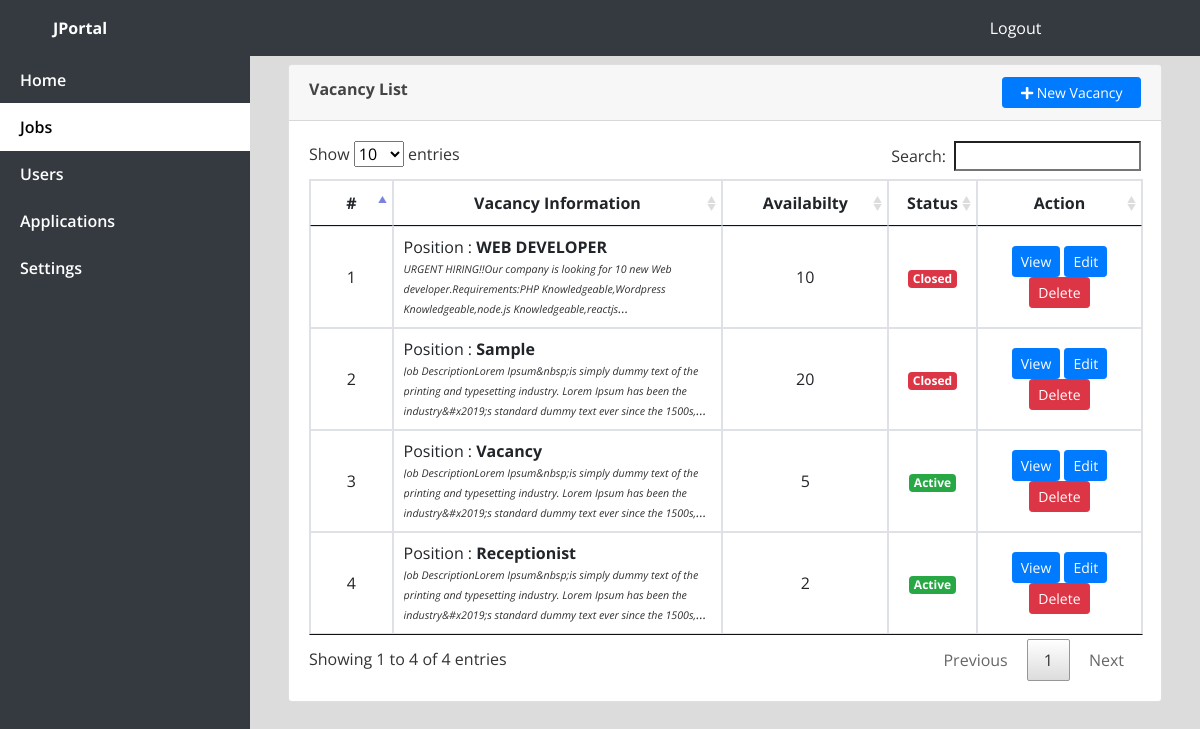
/admin/index.php?page=vacancy (signed in), run on the app's committed database.
### tables this page shows
CREATE TABLE `vacancy` (
  `id` int(30) NOT NULL,
  `position` varchar(200) NOT NULL,
  `availability` int(30) NOT NULL,
  `description` text NOT NULL,
  `status` tinyint(1) NOT NULL DEFAULT 1,
  `date_created` datetime NOT NULL DEFAULT current_timestamp()
);

### admin/vacancy.php (the view, shortened to what this page needs)
<?php include('db_connect.php');?>
<div class="container-fluid">
	<div class="col-lg-12">
		<div class="row">
			<div class="col-md-12">
				<div class="card">
					<div class="card-header">
						<div class="row">
							<div class="col-lg-12">
								<span><large><b>Vacancy List</b></large></span>
								<button class="btn btn-sm btn-block btn-primary btn-sm col-md-2 float-right" type="button" id="new_vacancy"><i class="fa fa-plus"></i> New Vacancy</button>
							</div>
						</div>
					</div>
					<div class="card-body">
						<table class="table table-bordered table-hover">
							<colgroup>
								<col width="10%">
								<col width="40%">
								<col width="20%">
								<col width="10%">
								<col width="20%">
							</colgroup>
							<thead>
								<tr>
									<th class="text-center">#</th>
									<th class="text-center">Vacancy Information</th>
									<th class="text-center">Availabilty</th>
									<th class="text-center">Status</th>
									<th class="text-center">Action</th>
								</tr>
							</thead>
							<tbody>
								<?php
								$i = 1;
								$plan = $conn->query("SELECT * FROM vacancy order by id asc");
								while($row=$plan->fetch_assoc()):
									$trans = get_html_translation_table(HTML_ENTITIES,ENT_QUOTES);
									unset($trans["\""], $trans["<"], $trans[">"], $trans["<h2"]);
									$desc = strtr(html_entity_decode($row['description']),$trans);
									$desc=str_replace(array("<li>","</li>"), array("",","), $desc);
								?>
								<tr>
									<td class="text-center"><?php echo $i++ ?></td>
									<td class="">
										<p>Position : <b><?php echo $row['position'] ?></b></p>
										<p class=" truncate"><i><small><?php echo strip_tags($desc) ?></small></i></p>
									</td>
									<td class="text-center">
										<?php echo $row['availability'] ?>
									</td>
									<td class="text-center">
										<?php if($row['status'] == 1): ?>
											<span class="badge badge-success">Active</span>
										<?php else: ?>
											<span class="badge badge-danger">Closed</span>
										<?php endif; ?>
									</td>
									<td class="text-center">
										<button class="btn btn-sm btn-primary view_vacancy" type="button" data-id="<?php echo $row['id'] ?>" >View</button>
										<button class="btn btn-sm btn-primary edit_vacancy" type="button" data-id="<?php echo $row['id'] ?>" >Edit</button>
										<button class="btn btn-sm btn-danger delete_vacancy" type="button" data-id="<?php echo $row['id'] ?>">Delete</button>
									</td>
								</tr>
								<?php endwhile; ?>
							</tbody>
						</table>
					</div>
				</div>
			</div>
		</div>
	</div>
</div>

### admin/index.php (shortened to what this page needs)
<!DOCTYPE html>
<html lang="en">
<head>
<?php
 include('./header.php');
 ?>
</head>
<body>
	<?php include 'topbar.php' ?>
	<?php include 'navbar.php' ?>
  <main id="view-panel" >
      <?php $page = isset($_GET['page']) ? $_GET['page'] :'home'; ?>
  	<?php include $page.'.php' ?>
  </main>
</body>
</html>

### admin/header.php (shortened to what this page needs)
  <link rel="stylesheet" href="assets/font-awesome/css/all.min.css">
<link href="assets/vendor/bootstrap/css/bootstrap.min.css" rel="stylesheet">
<link href="assets/vendor/icofont/icofont.min.css" rel="stylesheet">
<link href="assets/vendor/boxicons/css/boxicons.min.css" rel="stylesheet">
<link href="assets/vendor/venobox/venobox.css" rel="stylesheet">
<link href="assets/vendor/animate.css/animate.min.css" rel="stylesheet">
<link href="assets/vendor/remixicon/remixicon.css" rel="stylesheet">
<link href="assets/vendor/owl.carousel/assets/owl.carousel.min.css" rel="stylesheet">
<link href="assets/vendor/bootstrap-datepicker/css/bootstrap-datepicker.min.css" rel="stylesheet">
<link href="assets/DataTables/datatables.min.css" rel="stylesheet">
<link href="assets/css/jquery.datetimepicker.min.css" rel="stylesheet">
<link href="assets/css/select2.min.css" rel="stylesheet">
<link href="assets/css/style.css" rel="stylesheet">
<link type="text/css" rel="stylesheet" href="assets/css/jquery-te-1.4.0.css">

### admin/topbar.php (shortened to what this page needs)
<nav class="navbar navbar-light fixed-top bg-dark p-2" style="padding:0;">
  <div class="container-fluid mt-2 mb-2">
  	<div class="col-lg-12">
      <div class="col-md-4 float-left text-white">
        <large><b>JPortal</b></large>
      </div>
	  	<div class="col-md-2 float-right text-white">
	  		<a href="ajax.php?action=logout" class="text-white">Logout</a>
	    </div>
    </div>
  </div>
</nav>

### admin/navbar.php (shortened to what this page needs)
<nav id="sidebar" class='mx-lt-5 bg-dark' >
		<div class="sidebar-list">
				<a href="index.php?page=home" class="nav-item nav-home"><span class='icon-field'></i></span> Home</a>
				<a href="index.php?page=vacancy" class="nav-item nav-vacancy"><span class='icon-field'></span> Jobs</a>
				<?php if($_SESSION['login_type'] == 1): ?>
					<a href="index.php?page=users" class="nav-item nav-users"><span class='icon-field'></span> Users</a>
					<a href="index.php?page=applications" class="nav-item nav-applications"><span class='icon-field'></span> Applications</a>
					<a href="index.php?page=site_settings" class="nav-item nav-site_settings"><span class='icon-field'></span> Settings</a>
			<?php endif; ?>
		</div>
</nav>

### admin/assets/css/style.css (style rules this page uses)
body { font-family: "Open Sans", sans-serif; color: #444444; width: 100%; height: calc(100%); }
a { color: #1977cc; }
nav#sidebar { height: calc(100%); position: fixed; z-index: 99; left: 0; width: 250px; background-repeat: no-repeat; background-size: cover; }
a.nav-item { position: relative; display: block; padding: .75rem 1.25rem; margin-bottom: -1px; color: white; font-weight: 600; }
a.nav-item:hover, .nav-item.active { color: black; background-color: white; }
main#view-panel { margin-left: 250px; width:calc(100% - 250px); margin-top: 3.5rem; padding: .5em }
.truncate { overflow: hidden; text-overflow: ellipsis; display: -webkit-box; -webkit-line-clamp: 3; -webkit-box-orient: vertical; font-size: smaller; color: #000000cf; font-style: italic; }

### admin/index.php (style rules this page uses)
body { background: #80808045; }

### admin/vacancy.php (style rules this page uses)
td { vertical-align: middle !important; }
td p { margin: unset }

### data on the page
vacancy: position "WEB DEVELOPER", description "URGENT HIRING!!Our company is looking for 10 new Web developer.Requirements:PHP Knowledgeable,Wordpress Knowledgeable,node.js…", availability "10", status "Closed"
vacancy: position "Sample", description "Job DescriptionLorem Ipsum&nbsp;is simply dummy text of the printing and typesetting industry. Lorem Ipsum has been the industry&#x2019;s standard dummy text ever since the…", availability "20", status "Closed"
vacancy: position "Vacancy", description "Job DescriptionLorem Ipsum&nbsp;is simply dummy text of the printing and typesetting industry. Lorem Ipsum has been the industry&#x2019;s standard dummy text ever since the…", availability "5", status "Active"
vacancy: position "Receptionist", description "Job DescriptionLorem Ipsum&nbsp;is simply dummy text of the printing and typesetting industry. Lorem Ipsum has been the industry&#x2019;s standard dummy text ever since the…", availability "2", status "Active"
